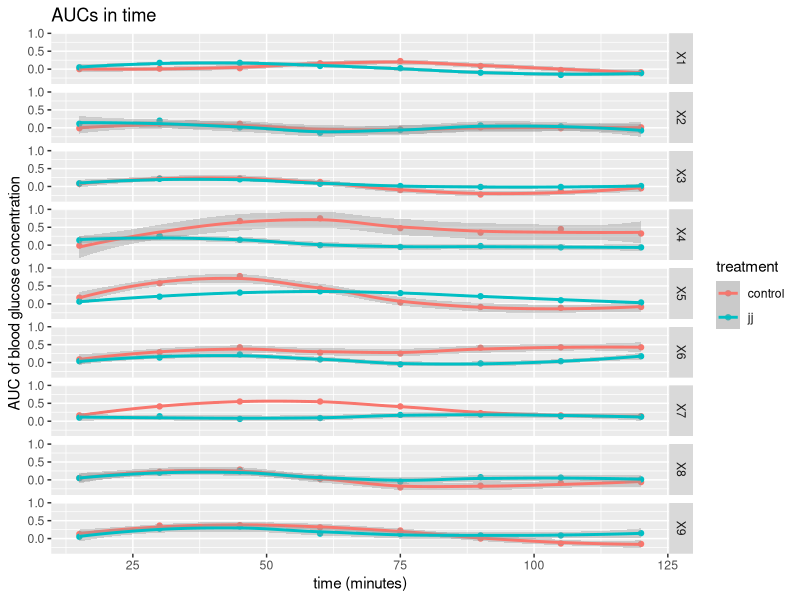

The R script that drew this image: (Note: this script raises an error after producing the figure.)
## ---- chunk 1
knitr::opts_chunk$set(echo = TRUE)
## ---- chunk 2
library(ggplot2)
library(dplyr)
## ---- chunk 3
t_control <- read.csv("control.csv")
names(t_control) <- c("t", names(t_control)[-1])
t_control$Gemiddeld <- NULL
knitr::kable(t_control)
## ---- chunk 4
t_jj <- read.csv("jj.csv")
names(t_jj) <- c("t", names(t_jj)[-1])
t_jj$Gemiddeld <- NULL
knitr::kable(t_jj)
## ---- chunk 5
t_control_long <- tidyr::pivot_longer(
  t_control,
  cols = starts_with("X"),
  names_to = "person_id"
)
t_control_long$treatment <- "control"

t_jj_long <- tidyr::pivot_longer(
  t_jj,
  cols = starts_with("X"),
  names_to = "person_id"
)
t_jj_long$treatment <- "jj"
t <- rbind(t_control_long, t_jj_long)
knitr::kable(head(t))
## ---- chunk 6
t$person_id <- as.factor(t$person_id)
ggplot(
  t,
  aes(x = t, y = value, color = treatment)
) + geom_point() + geom_smooth() +
  scale_y_continuous("AUC of blood glucose concentration") +
  scale_x_continuous("time (minutes)") +
  ggtitle("AUCs in time") +
  facet_grid(person_id ~ .) +
  ggsave("aucs_in_time_pp.png", width = 7, height = 49)
## ---- chunk 7
ggplot(
  t,
  aes(x = t, y = value, color = treatment)
) + geom_point() + geom_smooth() +
  scale_y_continuous("AUC of blood glucose concentration") +
  scale_x_continuous("time (minutes)") +
  ggtitle("AUCs in time") +
  ggsave("aucs_in_time.png", width = 7, height = 7)
## ---- chunk 8
t_summary <- t %>% dplyr::group_by(t, treatment) %>% dplyr::summarise(mean = mean(value), .groups = "drop")
knitr::kable(t_summary)
## ---- chunk 9
t_gi <- t_summary %>% dplyr::group_by(treatment) %>% dplyr::summarise(sum = sum(mean), .groups = "drop")
knitr::kable(head(t_gi))
## ---- chunk 10
control_row <- which(t_gi$treatment == "control")
control_sum <- t_gi$sum[control_row]
conversion <- 75 / control_sum
testthat::expect_equal(control_sum * conversion, 75)
jj_row <- which(t_gi$treatment == "jj")
jj_sum <- t_gi$sum[jj_row]
gi <- jj_sum * conversion
cat(paste("The glycemic index of Jimmy Joy's Plenny shake is", gi))
